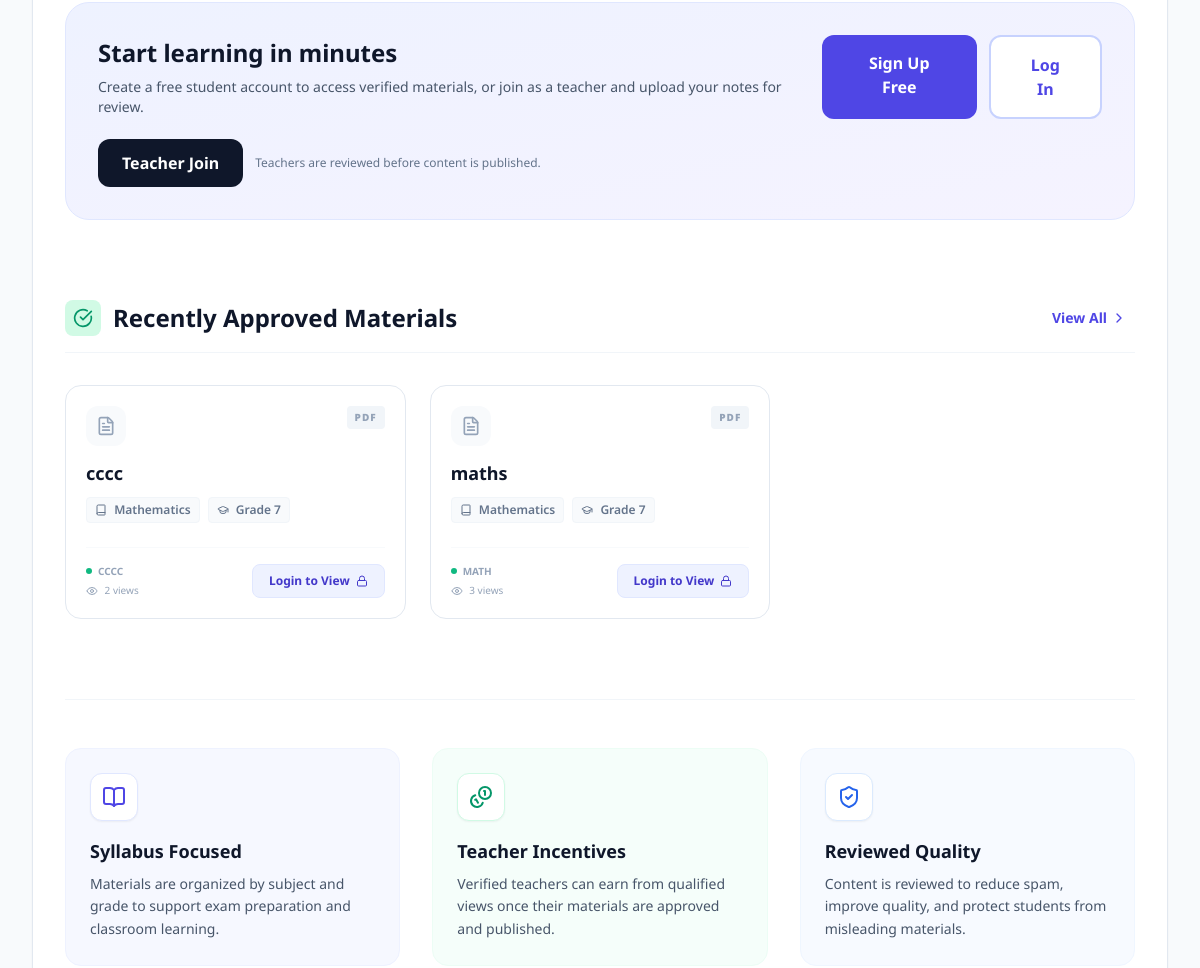
The app's page / (middle part), older data.
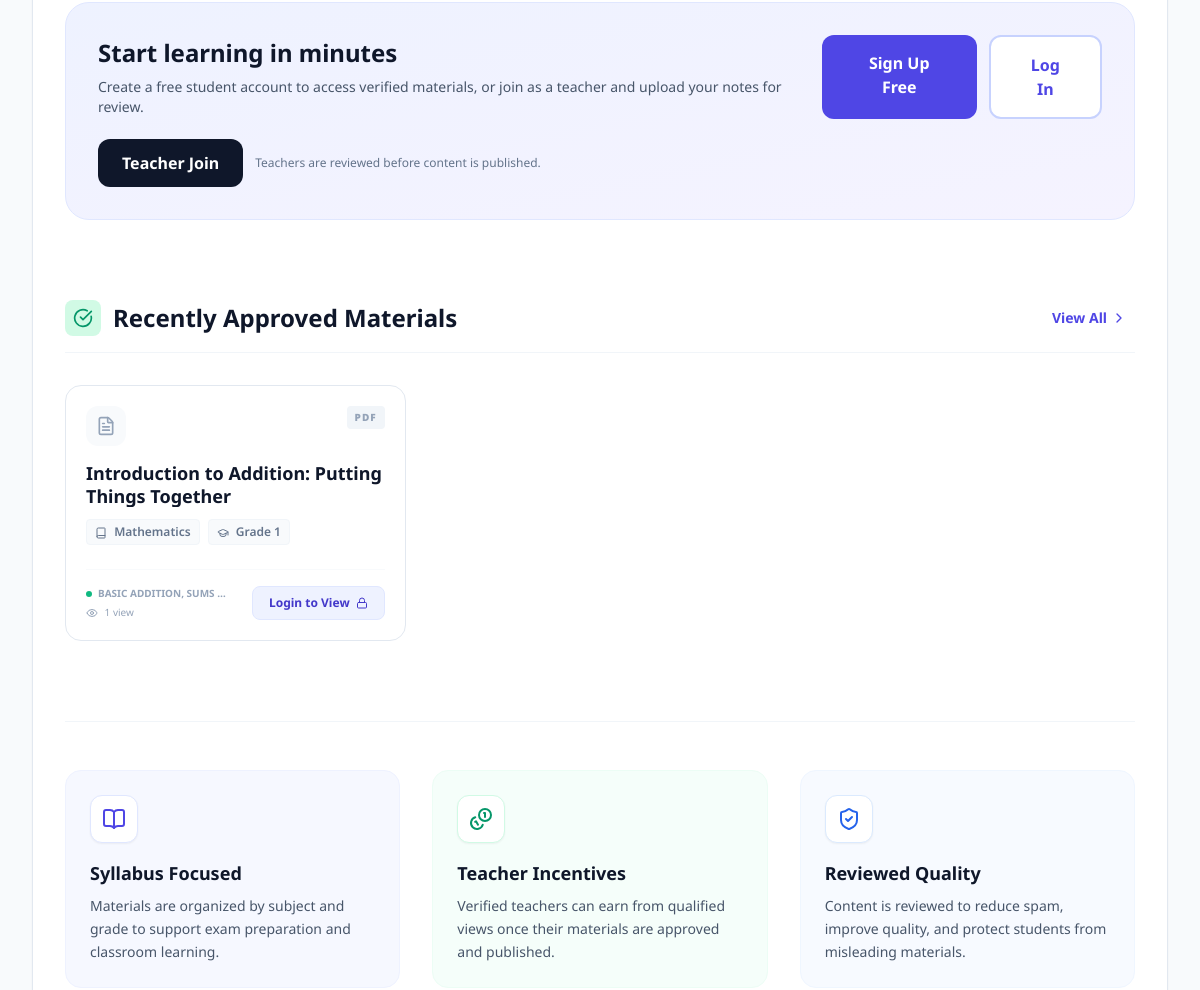
The same page, newer data.
### content/models.py (models this page shows, shortened)
class DocumentPost(models.Model):
    class Status(models.TextChoices):
        PENDING = "PENDING", "Pending"
        APPROVED = "APPROVED", "Approved"
        REJECTED = "REJECTED", "Rejected"
    teacher = models.ForeignKey(
        settings.AUTH_USER_MODEL,
        on_delete=models.CASCADE,
        related_name="document_posts",
    )
    title = models.CharField(max_length=200)
    subject = models.ForeignKey(Subject, on_delete=models.PROTECT)
    grade_level = models.ForeignKey(GradeLevel, on_delete=models.PROTECT)
    topic = models.CharField(max_length=200)
    pdf_file = models.FileField(
        upload_to=pdf_upload_path,
        validators=[validate_pdf_file],
    )
    external_video_url = models.URLField(blank=True, null=True)
    status = models.CharField(
        max_length=20,
        choices=Status.choices,
        default=Status.PENDING,
    )
    rejection_reason = models.TextField(blank=True)
    created_at = models.DateTimeField(auto_now_add=True)
    class Meta:
        ordering = ["-created_at"]

class Subject(models.Model):
    name = models.CharField(max_length=80, unique=True)

class GradeLevel(models.Model):
    name = models.CharField(max_length=80, unique=True)

### content/views.py (the view)
# urls.py: path("", views.bulletin_home, name="home"),
def home(request):
    posts = list(
        DocumentPost.objects.filter(status=DocumentPost.Status.APPROVED)
        .select_related("teacher", "subject", "grade_level")[:20]
    )
    post_ids = [p.id for p in posts]
    totals = (
        QualifiedViewDailyAgg.objects.filter(post_id__in=post_ids)
        .values("post_id")
        .annotate(total=Sum("qualified_views_count"))
    )
    totals_map = {row["post_id"]: (row["total"] or 0) for row in totals}
    for p in posts:
        p.views_total = totals_map.get(p.id, 0)
    return render(request, "content/home.html", {"posts": posts})

### content/templates/content/home.html (shortened to what the changed rows need)
{% extends "base.html" %}
{% load static %}
{% block content %}
<div class="px-4 py-8 md:px-8 md:py-12 max-w-7xl mx-auto space-y-12 md:space-y-20">
  <section class="space-y-6 md:space-y-8">
    {% if user.is_authenticated %}
      <div class="mt-6 bg-white border border-slate-200 shadow-xl shadow-slate-200/40 rounded-3xl p-5 md:p-8 relative overflow-hidden">
        <div class="absolute top-0 right-0 -mt-4 -mr-4 w-28 h-28 bg-indigo-50 rounded-full blur-2xl opacity-70 pointer-events-none"></div>
        <div class="flex flex-col md:flex-row md:items-center justify-between gap-6 relative z-10">
          <div class="flex items-center gap-4">
            <div class="h-16 w-16 bg-slate-50 rounded-2xl border border-slate-100 flex items-center justify-center text-indigo-600 shadow-inner flex-shrink-0">
              {% if user.profile_picture %}
                <img
                  src="{{ user.profile_picture.url }}"
                  alt="{{ user.first_name|default:user.username }}'s profile picture"
                  class="h-full w-full object-cover rounded-2xl"
                  loading="lazy"
                />
              {% else %}
                <i data-lucide="user" class="w-8 h-8" aria-hidden="true"></i>
              {% endif %}
            </div>
            <div>
              <h2 class="text-lg md:text-xl font-bold text-slate-900">
                Hello, {{ user.first_name|default:user.username }}!
              </h2>
              <p class="text-sm text-slate-500">Pick a subject and start studying.</p>
            </div>
          </div>
          <div class="flex flex-wrap gap-2 md:gap-3">
            <div class="flex items-center gap-2 px-3 py-1.5 bg-slate-100 rounded-lg border border-slate-200">
              <span class="text-[10px] font-bold uppercase text-slate-500">Role</span>
              <span class="text-sm font-bold text-slate-800">{{ user.role|title }}</span>
            </div>
            {% if user.role == "TEACHER" %}
              <div class="flex items-center gap-2 px-3 py-1.5 rounded-lg border {% if user.is_teacher_verified %} bg-emerald-50 border-emerald-100 text-emerald-700 {% else %} bg-amber-50 border-amber-100 text-amber-700 {% endif %}">
                <i data-lucide="{% if user.is_teacher_verified %}shield-check{% else %}clock{% endif %}" class="w-4 h-4" aria-hidden="true"></i>
                <span class="text-sm font-bold">
                  {% if user.is_teacher_verified %}Verified{% else %}Pending Verification{% endif %}
                </span>
              </div>
              {% if not user.is_teacher_verified %}
                <button
                  type="button"
                  onclick="alert('Your teacher account is under review. You will be notified once verified. This usually takes 24–48 hours.')"
                  class="text-amber-600 hover:text-amber-700 transition-colors"
                  aria-label="Verification information"
                  title="Verification information"
                >
                  <i data-lucide="help-circle" class="w-4 h-4" aria-hidden="true"></i>
                </button>
              {% endif %}
            {% endif %}
          </div>
        </div>
        <div class="mt-8 grid grid-cols-1 sm:grid-cols-2 gap-3 md:gap-4">
          <a
            href="{% url 'content:browse' %}"
            class="group flex items-center justify-center gap-3 py-3.5 px-6 bg-indigo-600 text-white rounded-xl font-bold hover:bg-indigo-700 active:scale-[0.98] transition-all shadow-lg shadow-indigo-200 focus:outline-none focus:ring-2 focus:ring-indigo-500 focus:ring-offset-2"
            aria-label="Browse all available learning materials"
          >
            <i data-lucide="search" class="w-5 h-5 group-hover:scale-110 transition-transform" aria-hidden="true"></i>
            Browse Materials
          </a>
          {% if user.role == "TEACHER" %}
            <a
              href="{% url 'content:teacher_dashboard' %}"
              class="flex items-center justify-center gap-3 py-3.5 px-6 bg-white border-2 border-slate-100 text-slate-700 rounded-xl font-bold hover:border-indigo-100 hover:bg-indigo-50 hover:text-indigo-700 active:scale-[0.98] transition-all focus:outline-none focus:ring-2 focus:ring-indigo-500 focus:ring-offset-2"
              aria-label="Go to your teacher dashboard"
            >
              <i data-lucide="layout-dashboard" class="w-5 h-5" aria-hidden="true"></i>
              Teacher Dashboard
            </a>
          {% else %}
            <a
              href="{% url 'content:browse' %}"
              class="flex items-center justify-center gap-3 py-3.5 px-6 bg-white border-2 border-slate-100 text-slate-700 rounded-xl font-bold hover:border-indigo-100 hover:bg-indigo-50 hover:text-indigo-700 active:scale-[0.98] transition-all focus:outline-none focus:ring-2 focus:ring-indigo-500 focus:ring-offset-2"
              aria-label="Browse materials"
            >
              <i data-lucide="search" class="w-5 h-5" aria-hidden="true"></i>
              Find Notes
            </a>
          {% endif %}
        </div>
      </div>
    {% else %}
      <div class="mt-6 bg-gradient-to-br from-indigo-50 to-violet-50 border border-indigo-100 rounded-3xl p-6 md:p-8">
        <div class="flex flex-col sm:flex-row items-center justify-between gap-6">
          <div class="text-center sm:text-left">
            <h2 class="text-xl md:text-2xl font-bold text-slate-900 mb-2">Start learning in minutes</h2>
          </div>
        </div>
      </div>
    {% endif %}
  </section>
  <section class="space-y-6 md:space-y-8">
    <div class="flex items-center justify-between border-b border-slate-100 pb-4">
      <div class="flex items-center gap-3">
        <h2 class="text-xl md:text-2xl font-bold text-slate-900">Recently Approved Materials</h2>
      </div>
    </div>
    {% if posts %}
      <div class="grid grid-cols-1 md:grid-cols-2 lg:grid-cols-3 gap-4 md:gap-6">
        {% for p in posts %}
          <article class="group h-full flex flex-col bg-white border border-slate-200 rounded-2xl p-5 hover:shadow-xl hover:shadow-indigo-100/50 hover:border-indigo-200 transition-all duration-300">
            <div class="flex items-start justify-between mb-4">
              <div class="p-2.5 bg-slate-50 text-slate-400 group-hover:bg-indigo-50 group-hover:text-indigo-600 rounded-xl transition-colors">
                <i data-lucide="file-text" class="w-5 h-5" aria-hidden="true"></i>
              </div>
              <span class="text-[10px] font-black uppercase tracking-widest text-slate-400 bg-slate-100 px-2 py-1 rounded">
                PDF
              </span>
            </div>
            <div class="space-y-2 mb-6 flex-grow">
              <h3 class="font-bold text-lg text-slate-900 line-clamp-2 group-hover:text-indigo-600 transition-colors leading-tight" title="{{ p.title }}">
                {{ p.title }}
              </h3>
              <div class="flex items-center flex-wrap gap-2 pt-1">
                <span class="text-xs font-semibold text-slate-500 bg-slate-50 px-2 py-1 rounded border border-slate-100">
                  <i data-lucide="book" class="w-3 h-3 inline-block mr-1" aria-hidden="true"></i>
                  {{ p.subject.name }}
                </span>
                <span class="text-xs font-semibold text-slate-500 bg-slate-50 px-2 py-1 rounded border border-slate-100">
                  <i data-lucide="graduation-cap" class="w-3 h-3 inline-block mr-1" aria-hidden="true"></i>
                  {{ p.grade_level.name }}
                </span>
              </div>
            </div>
            <div class="mt-auto pt-4 border-t border-slate-50 flex items-center justify-between gap-4">
              <div class="flex flex-col gap-1 min-w-0">
                <div class="flex items-center gap-1.5 overflow-hidden">
                  <div class="w-1.5 h-1.5 rounded-full bg-emerald-500 shrink-0" aria-hidden="true"></div>
                  <span class="text-[10px] font-bold text-slate-400 uppercase truncate max-w-[130px]" title="{{ p.topic }}">
                    {{ p.topic }}
                  </span>
                </div>
                <span class="text-[10px] text-slate-400">
                  <i data-lucide="eye" class="w-3 h-3 inline-block mr-1" aria-hidden="true"></i>
                  {{ p.views_total|default:0 }} view{{ p.views_total|pluralize }}
                </span>
              </div>
              {% if user.is_authenticated %}
                <a
                  href="{% url 'content:post_detail' p.id %}"
                  class="inline-flex items-center gap-1.5 px-4 py-2 bg-slate-900 text-white rounded-lg text-xs font-bold hover:bg-indigo-600 transition-colors shadow-sm whitespace-nowrap focus:outline-none focus:ring-2 focus:ring-indigo-500 focus:ring-offset-2"
                  aria-label="Open {{ p.title }}"
                >
                  View
                  <i data-lucide="external-link" class="w-3 h-3" aria-hidden="true"></i>
                </a>
              {% else %}
                <a
                  href="{% url 'accounts:login' %}?next={% url 'content:post_detail' p.id %}"
                  class="inline-flex items-center gap-1.5 px-4 py-2 bg-indigo-50 text-indigo-700 border border-indigo-100 rounded-lg text-xs font-bold hover:bg-indigo-100 transition-colors whitespace-nowrap focus:outline-none focus:ring-2 focus:ring-indigo-500 focus:ring-offset-2"
                  aria-label="Log in to view {{ p.title }}"
                >
                  Login to View
                  <i data-lucide="lock" class="w-3 h-3" aria-hidden="true"></i>
                </a>
              {% endif %}
            </div>
          </article>
        {% endfor %}
      </div>
    {% endif %}
  </section>
</div>
{% endblock %}

Row changes from the older to the newer data that the page shows:
removed DocumentPost: title "cccc", subject.name "Mathematics", grade_level.name "Grade 7", topic "CCCC", views_total "2"
removed DocumentPost: title "maths", subject.name "Mathematics", grade_level.name "Grade 7", topic "MATH", views_total "3"
added DocumentPost: title "Introduction to Addition: Putting Things Together", subject.name "Mathematics", grade_level.name "Grade 1", topic "BASIC ADDITION, SUMS…", views_total "1"
